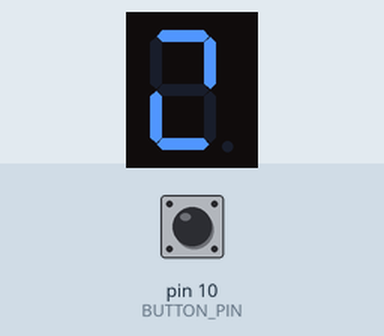
This sketch was run on a simulated Arduino Uno, built with avr-gcc and run on an emulated ATmega328P. On the bench: 1-digit seven-segment display. Wiring (inferred from the names in the program): 1-digit 7-segment display, segments lit when HIGH: segments pin 2, pin 3, pin 4, pin 5, pin 6, pin 7, pin 8. Inputs (shaded band) come from the test bench; at power-on: pin 10 (BUTTON_PIN) LOW. Random numbers use the default seed unless the sketch sets one; the segment pins are drawn as the display they are named for.

Above: at 1.2 s.
1.3 s: pin 10 (BUTTON_PIN) pulled HIGH for 1 s
At 3.0 s:
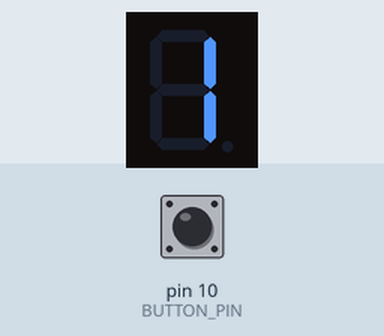
3.8 s: pin 10 (BUTTON_PIN) pulled HIGH for 3.2 s
At 7.8 s:
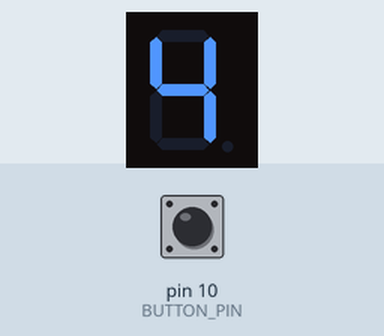
8.5 s: pin 10 (BUTTON_PIN) pulled HIGH for 0.25 s
At 9.1 s:
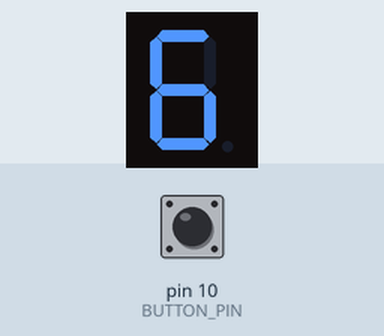
Timing chart, 0 to 11.5 s (numbered marks = the images above; inputs shaded):
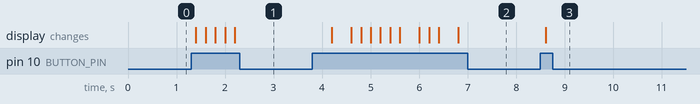

Measured:
- after the input at 1.3 s, the display: first changes after 0.10 s (image 1 shows a later state)
- after the input at 3.8 s, the display: first changes after 0.40 s (image 2 shows a later state)
- after the input at 8.5 s, the display: changes after 0.10 s (image 3)

The sketch:

dsm1015_hw05.ino
```cpp
/*
    *  Homework 5 - Digital Dice
    *  Author: Douglas Maxwell
    *  Date: 2024-03-12
    *
    *  Description: This program simulates a digital dice using a 7-segment display and a push button.
*/

// Button pin for reading
#define BUTTON_PIN 10

// Pins for the 7-segment display
int pins[] = {2,3,4,5,6,7,8};

// Array for the digits, each digit is represented by a 7-bit number
int digits[][7] = {
    //a, b, c, d, e, f, g
    {0, 1, 1, 0, 0, 0, 0}, //digit 1
    {1, 1, 0, 1, 1, 0, 1}, //digit 2
    {1, 1, 1, 1, 0, 0, 1}, //digit 3
    {0, 1, 1, 0, 0, 1, 1}, //digit 4
    {1, 0, 1, 1, 0, 1, 1}, //digit 5
    {1, 0, 1, 1, 1, 1, 1}, //digit 6
};

// Function to clear the 7-segment display
void clear() {
  for (int i=0; i<7; i++) {
      digitalWrite(pins[i], LOW);
    }
}

// Function to show a random digit on the 7-segment display. Loop through the elements of the digit array and set the corresponding pin to the value of the digit array.
void showRandom(int r) {
  for (int i=0; i<7; i++) {
    digitalWrite(pins[i], digits[r-1][i]);
  }
}

void setup() {
    // put your setup code here, to run once:
    for (int i=0; i<7; i++) {
      pinMode(pins[i], OUTPUT);
      clear();
    }
    pinMode(BUTTON_PIN, INPUT);
    randomSeed(analogRead(0));
}

// Variable to store the random number
int d = 0;

/*
* The loop function will read the value from the push button. If it is pushed, it will generate a random number between 1 and 6 and show it on the 7-segment display.
* If the button is not pushed, it will keep showing the last generated number.
*/
void loop() {
    // put your main code here, to run repeatedly:
    if (digitalRead(BUTTON_PIN) == HIGH) {
        d = random(1, 7);
        showRandom(d);
    }
    else {
      showRandom(d);
    }
    delay(200);
}
```
